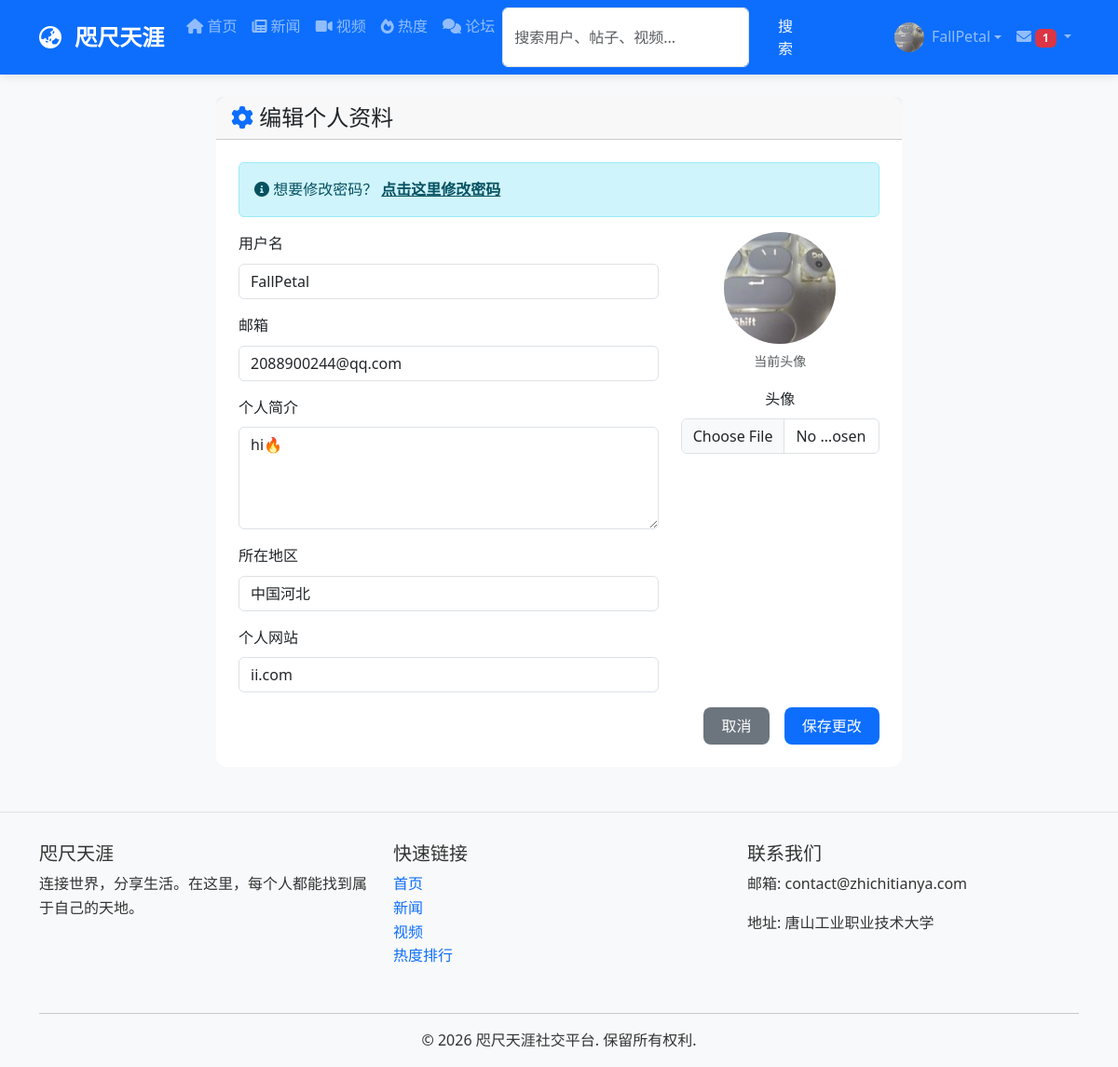
The page /edit_profile (signed in) on the database its author committed.
### models/__init__.py (models this page shows, shortened)
class User(UserMixin, db.Model):
    __tablename__ = 'users'
    id = db.Column(db.Integer, primary_key=True)
    username = db.Column(db.String(80), unique=True, nullable=False)
    email = db.Column(db.String(120), unique=True, nullable=False)
    password_hash = db.Column(db.String(120), nullable=False)
    avatar = db.Column(db.String(200), default='default_avatar.png')
    bio = db.Column(db.Text, default='')
    location = db.Column(db.String(100))
    website = db.Column(db.String(200))
    is_active = db.Column(db.Boolean, default=True)  # 用户是否被封禁
    is_banned = db.Column(db.Boolean, default=False)  # 是否被完全封禁
    can_post = db.Column(db.Boolean, default=True)    # 是否可以发帖
    can_video = db.Column(db.Boolean, default=True)   # 是否可以发视频
    can_comment = db.Column(db.Boolean, default=True)  # 是否可以评论
    is_admin = db.Column(db.Boolean, default=False)   # 是否为管理员
    join_date = db.Column(FlexibleDateTime, default=datetime.now)
    last_seen = db.Column(FlexibleDateTime, default=datetime.now)
    posts = db.relationship('Post', backref='author',
                            lazy=True, foreign_keys='Post.author_id')
    videos = db.relationship('Video', backref='uploader',
                             lazy=True, foreign_keys='Video.uploader_id')
    comments = db.relationship(
        'Comment', lazy=True, foreign_keys='Comment.author_id')
    sent_messages = db.relationship(
        'Message', backref='sender', lazy=True, foreign_keys='Message.sender_id')
    received_messages = db.relationship(
        'Message', backref='recipient', lazy=True, foreign_keys='Message.recipient_id')
    followers = db.relationship(
        'User', secondary='follows',
        primaryjoin='(Follows.followed_id == User.id)',  # 被关注的人
        secondaryjoin='(Follows.follower_id == User.id)',  # 关注者
        backref=db.backref('followed', lazy='dynamic'),
        lazy='dynamic'
    )
    post_likes = db.relationship('PostLike', backref='user', lazy=True)
    video_likes = db.relationship('VideoLike', backref='user', lazy=True)
    def unread_messages_count(self):
        return Message.query.filter_by(
            recipient_id=self.id,
            is_read=False
        ).count()

### app.py (the view, shortened to what this page needs)
@app.route('/edit_profile', methods=['GET', 'POST'])
@login_required
def edit_profile():
    form = ProfileForm(
        current_username=current_user.username, obj=current_user)
    return render_template('edit_profile.html', form=form)

### forms/__init__.py (shortened to what this page needs)
class ProfileForm(FlaskForm):
    username = StringField('用户名', validators=[DataRequired(), Length(1, 64)])
    email = StringField('邮箱', validators=[DataRequired()])
    bio = TextAreaField('个人简介')
    location = StringField('所在地区')
    website = StringField('个人网站')
    avatar = FileField('头像', validators=[FileAllowed(
        ['jpg', 'png', 'jpeg', 'gif'], '只支持图片文件!')])
    submit = StringField('保存')
    def __init__(self, current_username, *args, **kwargs):
        super().__init__(*args, **kwargs)
        self.current_username = current_username

### app.py (called while the page is built)
@login_manager.user_loader
def load_user(user_id):
    return User.query.get(int(user_id))

@app.before_request
def check_user_permissions():
    if current_user.is_authenticated:
        if current_user.is_banned:
            from flask_login import logout_user
            logout_user()
            flash('您的账户已被封禁，请联系管理员解封。', 'danger')
            return redirect(url_for('login'))
        request_path = request.path
        if not current_user.can_post and request_path in ['/create_post', '/edit_post']:
            flash('您的发帖功能已被封禁，请联系管理员解封。', 'danger')
            return redirect(url_for('index'))
        if not current_user.can_video and request_path in ['/upload_video', '/edit_video']:
            flash('您的视频上传功能已被封禁，请联系管理员解封。', 'danger')
            return redirect(url_for('index'))
        if not current_user.can_comment and 'add_comment' in request_path:
            flash('您的评论功能已被封禁，请联系管理员解封。', 'danger')
            return redirect(request.referrer or url_for('index'))

@app.template_global()
def get_avatar_url(avatar_filename):
    if not avatar_filename:
        return "/static/uploads/avatars/default_avatar.png"
    avatar_filename = avatar_filename.replace('/static/uploads/avatars/', '').replace(
        'static/uploads/avatars/', '').replace('uploads/avatars/', '')
    return f"/static/uploads/avatars/{avatar_filename}"

@app.context_processor
def inject_news_utils():
    def get_last_news_update():
        """获取最新新闻的更新时间"""
        latest_news = News.query.order_by(News.timestamp.desc()).first()
        if latest_news:
            return latest_news.timestamp.strftime('%Y-%m-%d %H:%M')
        return None
    return dict(get_last_news_update=get_last_news_update)

### models/__init__.py (called while the page is built, shortened)
    def process_result_value(self, value, dialect):
        if value is None or value == '':
            return datetime.now()  # 使用本地时间
        return value

### templates/edit_profile.html (shortened to what this page needs)
{% extends "base.html" %} {% block title %}编辑资料 - 咫尺天涯{% endblock %} {%
block content %}
<div class="container mt-4">
  <div class="row justify-content-center">
    <div class="col-md-8">
      <div class="card">
        <div class="card-header">
          <h4 class="mb-0">
            <i class="fas fa-cog text-primary"></i> 编辑个人资料
          </h4>
        </div>
        <div class="card-body">
          <div class="alert alert-info">
            <i class="fas fa-info-circle"></i> 想要修改密码？
            <a
              href="{{ url_for('password.change_password') }}"
              class="alert-link"
              >点击这里修改密码</a
            >
          </div>
          <form method="POST" enctype="multipart/form-data">
            <div class="row">
              <div class="col-md-8">
                <div class="mb-3">
                  {{ form.username.label(class="form-label") }} {{
                  form.username(class="form-control" + (" is-invalid" if
                  form.username.errors else "")) }}
                </div>
                <div class="mb-3">
                  {{ form.email.label(class="form-label") }} {{
                  form.email(class="form-control" + (" is-invalid" if
                  form.email.errors else "")) }}
                </div>
                <div class="mb-3">
                  {{ form.bio.label(class="form-label") }} {{
                  form.bio(class="form-control", rows="4",
                  placeholder="介绍一下自己吧...") }}
                </div>
                <div class="mb-3">
                  {{ form.location.label(class="form-label") }} {{
                  form.location(class="form-control", placeholder="所在地区") }}
                </div>
                <div class="mb-3">
                  {{ form.website.label(class="form-label") }} {{
                  form.website(class="form-control", placeholder="个人网站") }}
                </div>
              </div>
              <div class="col-md-4 text-center">
                <div class="mb-3">
                  <img
                    src="{{ get_avatar_url(current_user.avatar) }}"
                    class="rounded-circle mb-2"
                    style="width: 120px; height: 120px; object-fit: cover"
                    alt="当前头像"
                  />
                  <p class="text-muted small">当前头像</p>
                </div>
                <div class="mb-3">
                  {{ form.avatar.label(class="form-label") }} {{
                  form.avatar(class="form-control") }}
                </div>
              </div>
            </div>
            <div class="d-grid gap-2 d-md-flex justify-content-md-end">
              <a
                href="{{ url_for('profile', username=current_user.username) }}"
                class="btn btn-secondary me-md-2"
                >取消</a
              >
              <button type="submit" class="btn btn-primary">保存更改</button>
            </div>
          </form>
        </div>
      </div>
    </div>
  </div>
</div>
{% endblock %}

### templates/base.html (shortened to what this page needs)
<!DOCTYPE html>
<html lang="zh-CN">
  <head>
    <link
      href="{{ url_for('static', filename='css/bootstrap.min.css') }}"
      rel="stylesheet"
    />
    <link
      rel="stylesheet"
      href="{{ url_for('static', filename='css/style.css') }}"
    />
    <link
      rel="stylesheet"
      href="https://cdnjs.cloudflare.com/ajax/libs/font-awesome/6.0.0/css/all.min.css"
    />
  </head>
  <body>
    <nav class="navbar navbar-expand-lg navbar-dark bg-primary sticky-top">
      <div class="container">
        <a class="navbar-brand" href="{{ url_for('index') }}">
          <i class="fas fa-globe-asia me-2"></i> 咫尺天涯
        </a>
        <div class="collapse navbar-collapse" id="navbarNav">
          <ul class="navbar-nav me-auto">
            <li class="nav-item">
              <a class="nav-link" href="{{ url_for('index') }}"
                ><i class="fas fa-home"></i> 首页</a
              >
            </li>
            <li class="nav-item">
              <a class="nav-link" href="{{ url_for('news') }}"
                ><i class="fas fa-newspaper"></i> 新闻</a
              >
            </li>
            <li class="nav-item">
              <a class="nav-link" href="{{ url_for('videos') }}"
                ><i class="fas fa-video"></i> 视频</a
              >
            </li>
            <li class="nav-item">
              <a class="nav-link" href="{{ url_for('trending') }}"
                ><i class="fas fa-fire"></i> 热度</a
              >
            </li>
            <li class="nav-item">
              <a class="nav-link" href="{{ url_for('forum') }}"
                ><i class="fas fa-comments"></i> 论坛</a
              >
            </li>
            <li class="nav-item">
              <form
                class="d-flex"
                action="{{ url_for('search') }}"
                method="get"
              >
                <input
                  class="form-control me-2"
                  type="search"
                  name="q"
                  placeholder="搜索用户、帖子、视频..."
                  aria-label="Search"
                />
                <button class="btn btn-outline-light" type="submit">
                  搜索
                </button>
              </form>
            </li>
          </ul>
          <ul class="navbar-nav ms-auto">
            {% if current_user.is_authenticated %}
            <li class="nav-item dropdown">
              <a
                class="nav-link dropdown-toggle d-flex align-items-center"
                href="#"
                id="navbarDropdown"
                role="button"
                data-bs-toggle="dropdown"
              >
                <img
                  src="{{ get_avatar_url(current_user.avatar) }}"
                  class="user-avatar-sm me-2"
                  alt="头像"
                />
                {{ current_user.username }}
              </a>
            </li>
            {% endif %}
          </ul>
          {% if current_user.is_authenticated %}
          <ul class="navbar-nav">
            <li class="nav-item dropdown">
              <a
                class="nav-link dropdown-toggle"
                href="#"
                id="messagesDropdown"
                role="button"
                data-bs-toggle="dropdown"
                aria-expanded="false"
              >
                <i class="fas fa-envelope"></i>
                {% if current_user.unread_messages_count() > 0 %}
                <span class="badge bg-danger"
                  >{{ current_user.unread_messages_count() }}</span
                >
                {% endif %}
              </a>
                {% set unread_messages = [] %} {% for msg in
                current_user.received_messages %} {% if not msg.is_read %} {% if
                unread_messages|length < 5 %} {% set _ =
                unread_messages.append(msg) %} {% endif %} {% endif %} {% endfor
                %}
            </li>
          </ul>
          {% endif %}
        </div>
      </div>
    </nav>
    <main>{% block content %}{% endblock %}</main>
    <footer class="footer mt-5 py-4 bg-light">
      <div class="container">
        <div class="row">
          <div class="col-md-4 mb-3">
            <h5>咫尺天涯</h5>
            <p>连接世界，分享生活。在这里，每个人都能找到属于自己的天地。</p>
          </div>
          <div class="col-md-4 mb-3">
            <h5>快速链接</h5>
            <ul class="list-unstyled">
              <li>
                <a href="{{ url_for('index') }}" class="text-decoration-none"
                  >首页</a
                >
              </li>
              <li>
                <a href="{{ url_for('news') }}" class="text-decoration-none"
                  >新闻</a
                >
              </li>
              <li>
                <a href="{{ url_for('videos') }}" class="text-decoration-none"
                  >视频</a
                >
              </li>
              <li>
                <a href="{{ url_for('trending') }}" class="text-decoration-none"
                  >热度排行</a
                >
              </li>
            </ul>
          </div>
          <div class="col-md-4 mb-3">
            <h5>联系我们</h5>
            <p>邮箱: contact@zhichitianya.com</p>
            <p>地址: 唐山工业职业技术大学</p>
          </div>
        </div>
        <hr />
        <div class="text-center">
          <p class="mb-0">&copy; 2026 咫尺天涯社交平台. 保留所有权利.</p>
        </div>
      </div>
    </footer>
  </body>
</html>

### static/css/style.css (style rules this page uses)
:root { --primary-color: #0d6efd; --secondary-color: #6c757d; --success-color: #198754; --info-color: #0dcaf0; --warning-color: #ffc107; --danger-color: #dc3545; --light-color: #f8f9fa; --dark-color: #212529; }
body { font-family: 'Segoe UI', Tahoma, Geneva, Verdana, sans-serif; background-color: #f8f9fa; color: #333; line-height: 1.6; padding-top: 0; margin: 0; }
.navbar { box-shadow: 0 2px 10px rgba(0,0,0,.1); z-index: 1000; }
.navbar-brand { font-weight: 700; font-size: 1.5rem; }
.card { border: none; border-radius: 12px; transition: transform 0.3s ease, box-shadow 0.3s ease; background-color: #ffffff; }
.card-body { padding: 1.5rem; }
.btn { border-radius: 8px; padding: 0.5rem 1.2rem; font-weight: 500; transition: all 0.3s ease; border: none; }
.btn-primary { background-color: #0d6efd; border-color: #0d6efd; }
.footer { background-color: #f8f9fa !important; border-top: 1px solid #dee2e6; margin-top: 3rem; padding-top: 2rem !important; padding-bottom: 1rem !important; }
.user-avatar-sm { width: 32px; height: 32px; border-radius: 50%; object-fit: cover; }

### templates/base.html (style rules this page uses)
.user-avatar-sm { width: 32px; height: 32px; border-radius: 50%; object-fit: cover; }

### rows shown on the page
User: avatar (picture), username "FallPetal", email "2088900244@qq.com", bio "hi🔥", location "中国河北", website "ii.com"

### other values the page prints
{{ current_user.unread_messages_count() }} "1"
